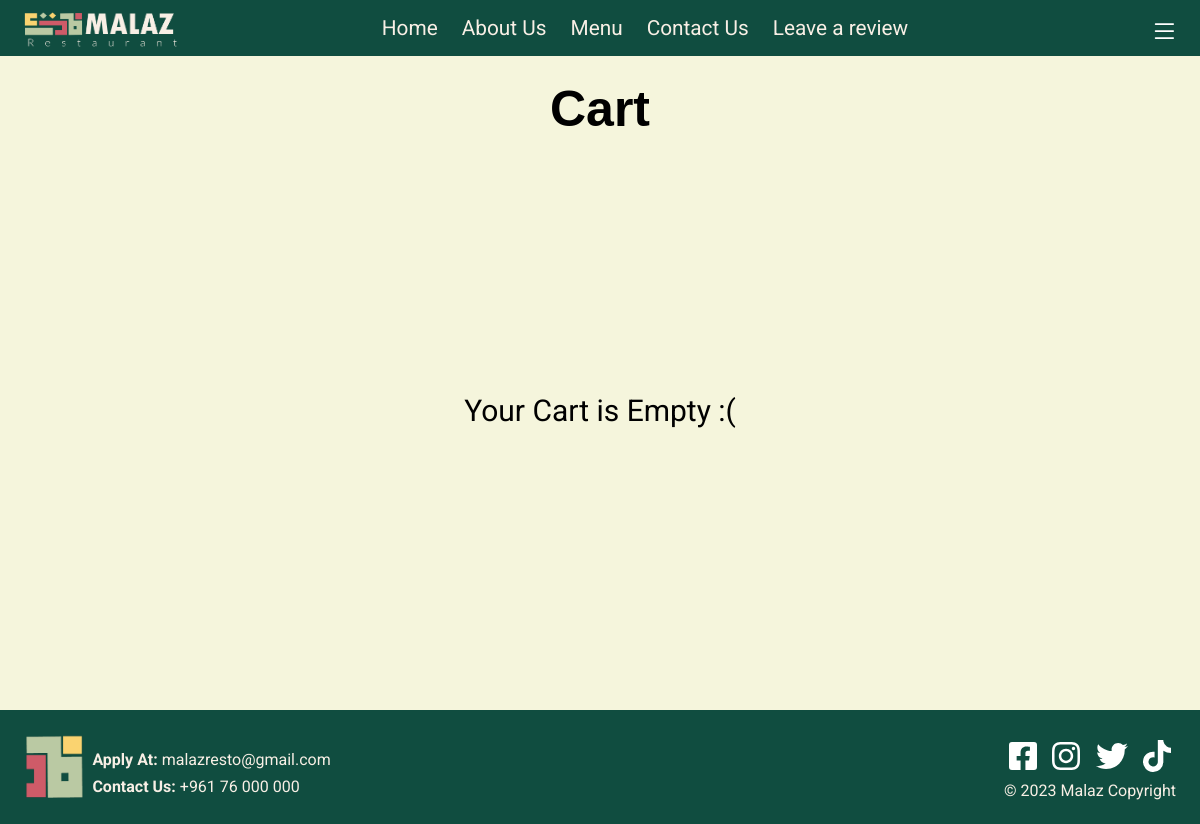
The page /Cart/cart.php (signed in) on the database as committed earlier.
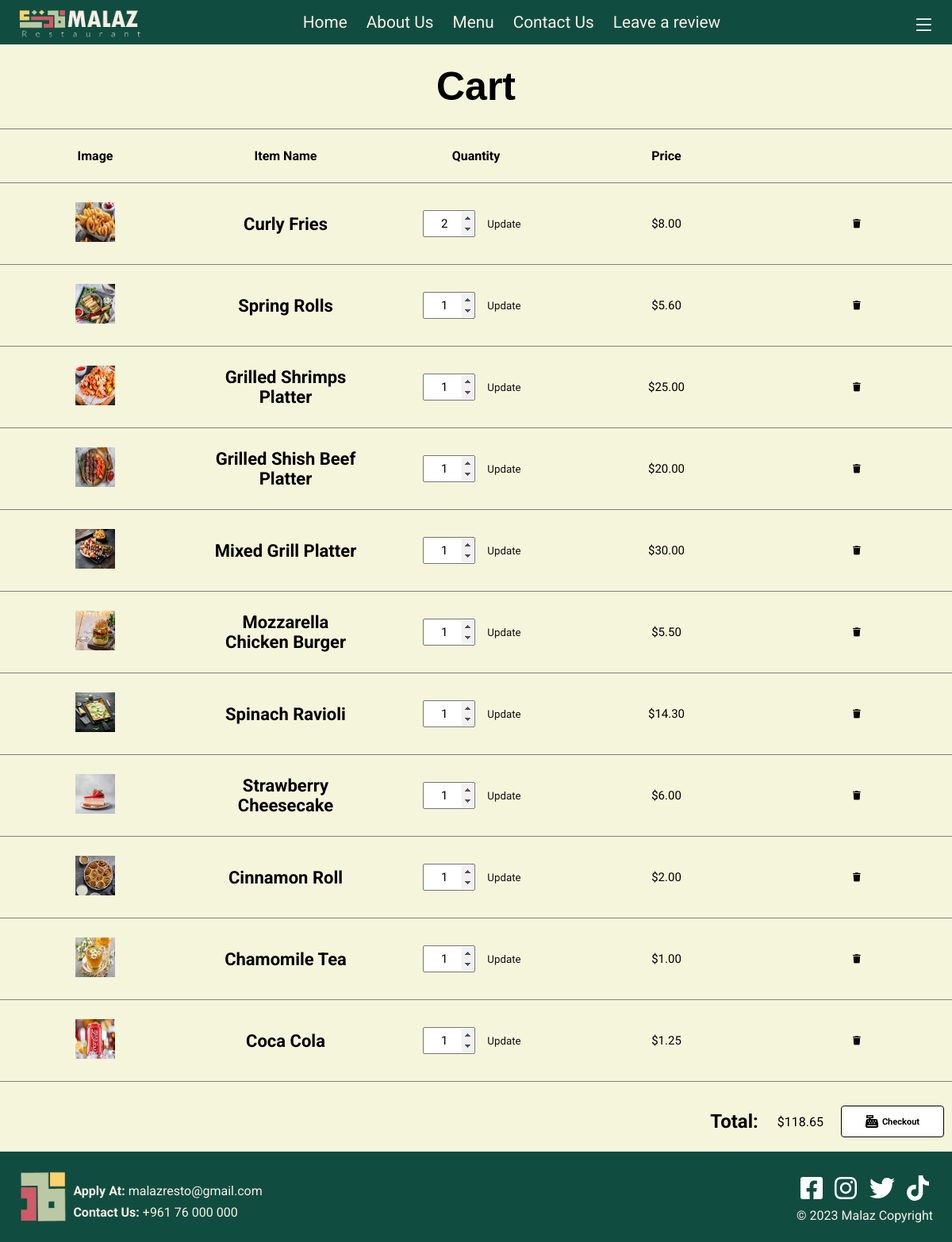
The same page on the database as committed later.
### tables this page shows
CREATE TABLE `cart` (
  `ItemNum` int(11) NOT NULL,
  `AccountNum` int(11) NOT NULL,
  `Quantity` int(11) NOT NULL
);

CREATE TABLE `menuitem` (
  `ItemNum` int(11) NOT NULL,
  `Category` int(11) NOT NULL,
  `ItemName` varchar(30) NOT NULL,
  `Description` text NOT NULL,
  `Price` double NOT NULL,
  `Photo` varchar(520) NOT NULL,
  `IsActive` tinyint(1) NOT NULL
);

### Cart/add_to_cart.php (called while the page is built, shortened)
<?php
include('../config.php');
function calcTotal($account)
{
    global $conn;
    $stmt = $conn->prepare("SELECT menuitem.Price, cart.Quantity FROM cart INNER JOIN menuitem ON menuitem.ItemNum = cart.ItemNum WHERE cart.AccountNum = ?");
    $stmt->bind_param("i", $account);
    if (!$stmt->execute()) {
        error_log("Error calculating total: " . $conn->error);
        return "Error";
    }
    $result = $stmt->get_result();
    $total = 0;
    while ($row = $result->fetch_assoc()) {
        $total += doubleval($row['Price']) * intval($row['Quantity']);
    }
    return $total;
}

### Cart/cart.php (the view, shortened to what this page needs)
<!DOCTYPE html>
<html lang="en">
<head>
    <link rel="stylesheet" href="cart-style.css">
    <link rel="stylesheet" href="../style.css">
    <link rel="stylesheet" href="../sign-style.css">
    <link href="https://fonts.cdnfonts.com/css/tw-cen-mt-std" rel="stylesheet">
    <link rel="stylesheet" href="https://cdnjs.cloudflare.com/ajax/libs/font-awesome/4.7.0/css/font-awesome.css">
    <link rel="stylesheet" href="https://cdnjs.cloudflare.com/ajax/libs/font-awesome/6.0.0/css/all.min.css">
</head>
<body>
    <?php
    require("../navbar.php");
    require("../sign-forms.php");
    $account = isset($_SESSION['id']) ? ($_SESSION['id']) : (3);
    ?>
    <h1>Cart</h1>
    <main class="cart-body transition-fade">
        <?php
        $query = "SELECT menuitem.ItemNum , menuitem.ItemName, menuitem.Photo, cart.Quantity, menuitem.Price,AccountNum
     From cart
     INNER JOIN menuitem ON cart.ItemNum = menuitem.ItemNum
     WHERE cart.AccountNum = $account";
        $result = mysqli_query($conn, $query);
        if ($result->num_rows > 0) {
            echo "<table id='cart-table'>";
            echo "<thead>";
            echo "<tr>";
            echo "<th>Image</th>";
            echo "<th>Item Name</th>";
            echo "<th>Quantity</th>";
            echo "<th>Price</th>";
            echo "</tr>";
            echo "</thead>";
            echo "<tbody>";
            while ($row = mysqli_fetch_assoc($result)) {
                echo "<tr data-itemnum='" . $row['ItemNum'] . "' data-accountnum='" . $account . "' data-price='" . $row['Price'] . "'>";
                echo "<td><img src='" . $row['Photo'] . "' alt='" . $row['ItemName'] . "' style='width: 50px; height: 50px;'></td>";
                echo "<td>" . $row['ItemName'] . "</td>";
                echo "<td>";
                echo "<form action='updatequantity.php' method='POST'>";
                echo "<input type='number' name='quantity' class='quantity-input' value='" . $row['Quantity'] . "' min='1'>";
                echo "<input type='submit' value='Update' class='update-btn'>";
                echo "</form>";
                echo "</td>";
                echo "<td class='price'>$" . number_format($row['Price'] * $row['Quantity'], 2, '.', "")  . "</td>";
                echo "<td>";
                echo "<a class='delete-link'><i class='fa-solid fa-trash fa-xs'></i></a>";
                echo "</td>";
                echo "</tr>";
            }
            echo "</tbody>";
            echo "</table>";
            echo "
            <div class='checkout'>
            <h2 class='total-title'>Total:</h2>
            <p class='total-price' id='total-price'>";
            require_once('add_to_cart.php');
            $total=calcTotal($account);
            echo "$" . strval(number_format($total, 2, '.', ""));
            echo "
            </p>
            <button class='checkout-btn'>
                <svg id='checkout-icon' title='Checkout' xmlns='http://www.w3.org/2000/svg' height='1em' viewBox='0 0 512 512' style='fill:black;'>
                    <path d='M64 0C46.3 0 32 14.3 32 32V96c0 17.7 14.3 32 32 32h80v32H87c-31.6 0-58.5 23.1-63.3 54.4L1.1 364.1C.4 368.8 0 373.6 0 378.4V448c0 35.3 28.7 64 64 64H448c35.3 0 64-28.7 64-64V378.4c0-4.8-.4-9.6-1.1-14.4L488.2 214.4C483.5 183.1 456.6 160 425 160H208V128h80c17.7 0 32-14.3 32-32V32c0-17.7-14.3-32-32-32H64zM96 48H256c8.8 0 16 7.2 16 16s-7.2 16-16 16H96c-8.8 0-16-7.2-16-16s7.2-16 16-16zM64 432c0-8.8 7.2-16 16-16H432c8.8 0 16 7.2 16 16s-7.2 16-16 16H80c-8.8 0-16-7.2-16-16zm48-168a24 24 0 1 1 0-48 24 24 0 1 1 0 48zm120-24a24 24 0 1 1 -48 0 24 24 0 1 1 48 0zM160 344a24 24 0 1 1 0-48 24 24 0 1 1 0 48zM328 240a24 24 0 1 1 -48 0 24 24 0 1 1 48 0zM256 344a24 24 0 1 1 0-48 24 24 0 1 1 0 48zM424 240a24 24 0 1 1 -48 0 24 24 0 1 1 48 0zM352 344a24 24 0 1 1 0-48 24 24 0 1 1 0 48z' />
                </svg>
                <h5>Checkout</h5>
        </div>
            ";
        } else {
            echo "<p class='empty_cart'>Your Cart is Empty :(</p>";
        }
        ?>
    </main>
    <?php
    require('../footer.php');
    ?>
</body>
</html>

Rows that differ between the two databases and show on the page:
added cart: ItemNum.Photo (picture), ItemNum.ItemName "Curly Fries", quantity "2", $row['Price'] * $row['Quantity'] "8.00"
added cart: ItemNum.Photo (picture), ItemNum.ItemName "Spring Rolls", quantity "1", $row['Price'] * $row['Quantity'] "5.60"
added cart: ItemNum.Photo (picture), ItemNum.ItemName "Grilled Shrimps Platter", quantity "1", $row['Price'] * $row['Quantity'] "25.00"
added cart: ItemNum.Photo (picture), ItemNum.ItemName "Grilled Shish Beef Platter", quantity "1", $row['Price'] * $row['Quantity'] "20.00"
added cart: ItemNum.Photo (picture), ItemNum.ItemName "Mixed Grill Platter", quantity "1", $row['Price'] * $row['Quantity'] "30.00"
added cart: ItemNum.Photo (picture), ItemNum.ItemName "Mozzarella Chicken Burger", quantity "1", $row['Price'] * $row['Quantity'] "5.50"
added cart: ItemNum.Photo (picture), ItemNum.ItemName "Spinach Ravioli", quantity "1", $row['Price'] * $row['Quantity'] "14.30"
added cart: ItemNum.Photo (picture), ItemNum.ItemName "Strawberry Cheesecake", quantity "1", $row['Price'] * $row['Quantity'] "6.00"
added cart: ItemNum.Photo (picture), ItemNum.ItemName "Cinnamon Roll", quantity "1", $row['Price'] * $row['Quantity'] "2.00"
added cart: ItemNum.Photo (picture), ItemNum.ItemName "Chamomile Tea", quantity "1", $row['Price'] * $row['Quantity'] "1.00"
added cart: ItemNum.Photo (picture), ItemNum.ItemName "Coca Cola", quantity "1", $row['Price']*$row['Quantity'] "1.25"
Other text that changed with them:
$total: (not shown) → "118.65"
text no longer shown: "Your Cart is Empty :("
text now shown: "Image Item Name Quantity Price Total: $ Checkout"
